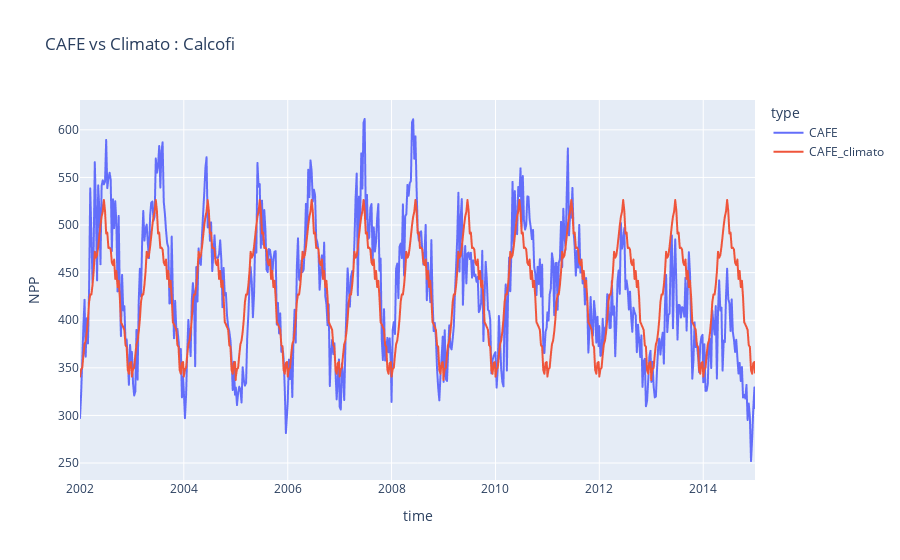

This figure's notebook cell:
### Code cell
px.line(table_cafe, x="time", y="NPP", color="type", title=f"CAFE vs Climato : {station}")

### Figure 1 — Plotly figure (JSON) as saved in the notebook; plotly's stock layout.template omitted (floating-point values rounded to 4 significant figures; data arrays with more than 128 entries replaced by an {"elided": "..."} marker saying what was removed)
{"data": [{"hovertemplate": "type=CAFE<br>time=%{x}<br>NPP=%{y}<extra></extra>", "legendgroup": "CAFE", "line": {"color": "#636efa", "dash": "solid"}, "marker": {"symbol": "circle"}, "mode": "lines", "name": "CAFE", "showlegend": true, "type": "scattergl", "x": {"elided": "4748 str values"}, "xaxis": "x", "y": {"elided": "4748 float values"}, "yaxis": "y"}, {"hovertemplate": "type=CAFE_climato<br>time=%{x}<br>NPP=%{y}<extra></extra>", "legendgroup": "CAFE_climato", "line": {"color": "#EF553B", "dash": "solid"}, "marker": {"symbol": "circle"}, "mode": "lines", "name": "CAFE_climato", "showlegend": true, "type": "scattergl", "x": {"elided": "4748 str values"}, "xaxis": "x", "y": {"elided": "4748 float values"}, "yaxis": "y"}], "layout": {"legend": {"title": {"text": "type"}, "tracegroupgap": 0}, "title": {"text": "CAFE vs Climato : Calcofi"}, "xaxis": {"anchor": "y", "domain": [0, 1], "title": {"text": "time"}}, "yaxis": {"anchor": "x", "domain": [0, 1], "title": {"text": "NPP"}}}}
